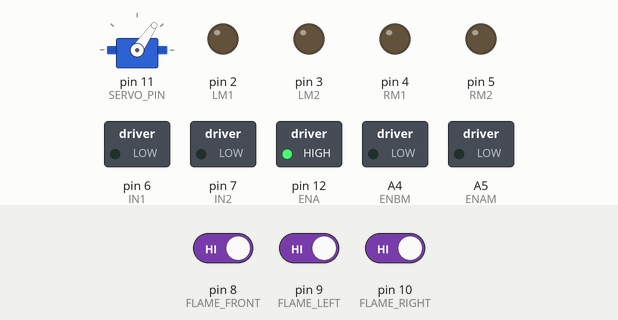
This sketch was run on a simulated Arduino Uno, built with avr-gcc and run on an emulated ATmega328P. On the bench: servo, switched loads named in the sketch (green lamp = pin HIGH), output pins drawn as LEDs (lit = HIGH). Inputs (shaded band) come from the test bench; at power-on: pin 8 (FLAME_FRONT) HIGH, pin 9 (FLAME_LEFT) HIGH, pin 10 (FLAME_RIGHT) HIGH.

Above: at 1.2 s.
1.3 s: pin 8 (FLAME_FRONT) driven LOW
At 1.45 s:
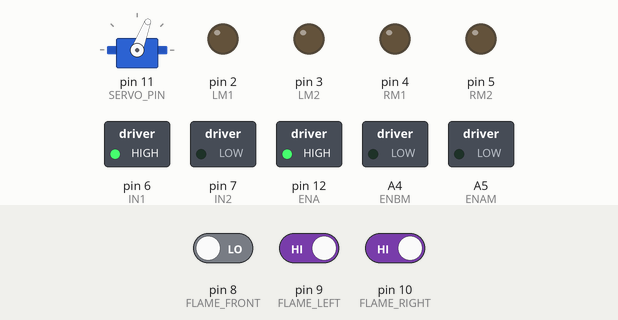
4.3 s: pin 8 (FLAME_FRONT) driven HIGH
6.1 s: pin 9 (FLAME_LEFT) driven LOW
At 7.2 s:
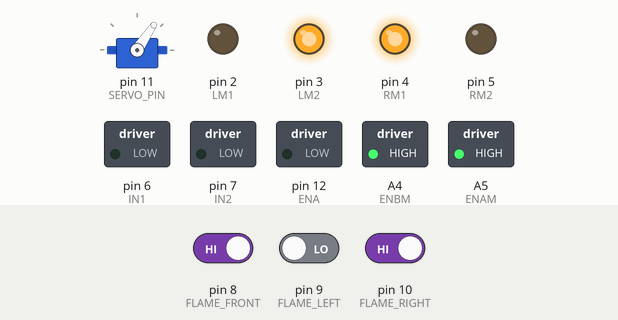
7.6 s: pin 9 (FLAME_LEFT) driven HIGH
At 8.3 s:
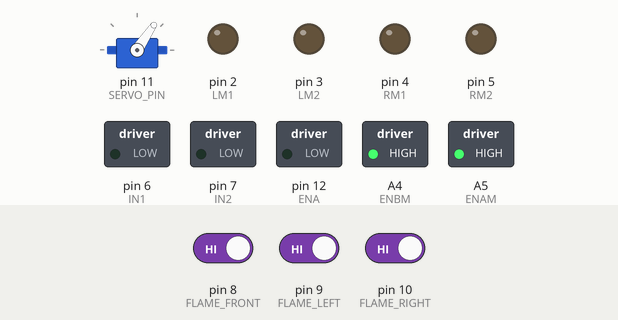
9.1 s: pin 10 (FLAME_RIGHT) driven LOW
At 9.5 s:
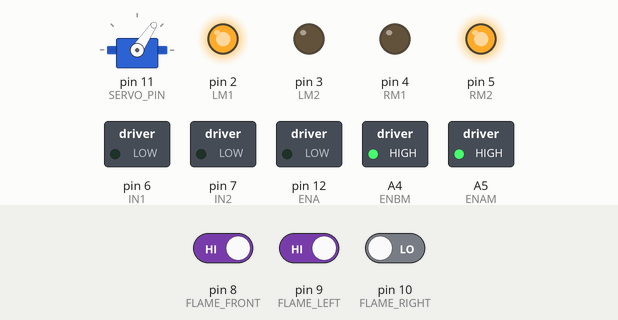
10.6 s: pin 8 (FLAME_FRONT) driven LOW
At 10.82 s:
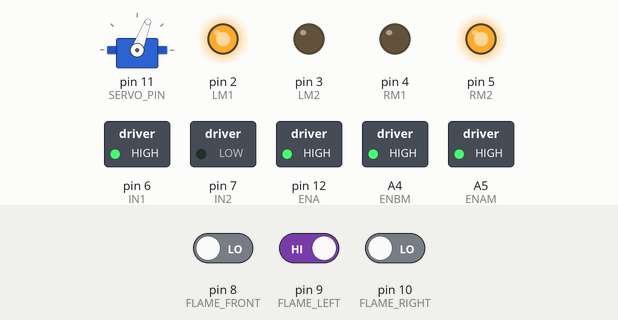
Timing chart, 0 to 14.6 s (numbered marks = the images above; inputs shaded):
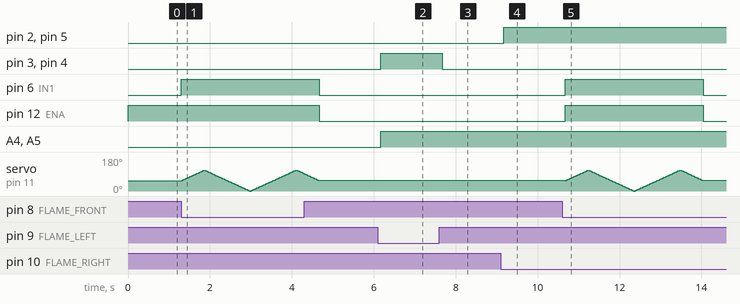

Measured:
- after the input at 6.1 s, pin 3 (LM2), pin 4 (RM1), A4 (ENBM), A5 (ENAM): LOW → HIGH after 0.07 s
- after the input at 7.6 s, pin 3 (LM2), pin 4 (RM1): HIGH → LOW after 0.07 s
- after the input at 9.1 s, pin 2 (LM1), pin 5 (RM2): LOW → HIGH after 0.08 s

The sketch:

Arduino_Code.ino
```cpp
#include <Servo.h>

// Motor driver pins
#define LM1 2
#define LM2 3
#define RM1 4
#define RM2 5
#define ENAM A5
#define ENBM A4

// Water Pump pin
#define IN1 6
#define IN2 7
#define ENA 12

// Flame sensor pins
#define FLAME_LEFT 9
#define FLAME_FRONT 8
#define FLAME_RIGHT 10

// servo pin
#define SERVO_PIN 11

// Servo object
Servo servo;

void setup() {
  // Motor setup
  pinMode(ENA, OUTPUT);
  pinMode(ENAM, OUTPUT);
  pinMode(ENBM, OUTPUT);
  pinMode(IN1, OUTPUT);
  pinMode(IN2, OUTPUT);
  pinMode(LM1, OUTPUT);
  pinMode(LM2, OUTPUT);
  pinMode(RM1, OUTPUT);
  pinMode(RM2, OUTPUT);

  // Flame sensor setup
  pinMode(FLAME_LEFT, INPUT);
  pinMode(FLAME_FRONT, INPUT);
  pinMode(FLAME_RIGHT, INPUT);

  // pump, Motor driver and servo setup
  analogWrite(ENAM, 0);
  analogWrite(ENBM, 0);
  digitalWrite(IN1, LOW);
  digitalWrite(IN2, LOW);
  analogWrite(ENA, 255); // Turn off water pump
  servo.attach(SERVO_PIN);
  servo.write(55); // Center position
}

void loop() {
  // Read flame sensor values
  int flameLeft = digitalRead(FLAME_LEFT);
  int flameFront = digitalRead(FLAME_FRONT);
  int flameRight = digitalRead(FLAME_RIGHT);

  // Flame detection logic
  if (flameFront == LOW){   //Fire detected on front side
    //moveForward();
    //delay(500);
    //stopMotors();
    digitalWrite(IN1, HIGH);  // Set IN1 HIGH
    digitalWrite(IN2, LOW);
    analogWrite(ENA, 255);
    for(int angle = 55;angle <= 110;angle+=2){
      servo.write(angle);
      delay(20);
    }
     for(int angle = 110;angle >= 0;angle-=2){
      servo.write(angle);
      delay(20);
    }
     for(int angle = 0;angle <= 110;angle+=2){
      servo.write(angle);
      delay(20);
    }
     for(int angle = 110;angle >= 55; angle-=2){
      servo.write(angle);
      delay(20);
    }

  // Turn off the pump
  digitalWrite(IN1, LOW);
  digitalWrite(IN2, LOW);
  analogWrite(ENA, 0);

  delay(1000);
  } else if (flameLeft == LOW) { // Fire on the left
    turnLeft();
  } else if (flameRight == LOW) { // Fire on the right
    turnRight();
  } else {
    stopMotors(); // No fire detected, stop
  }

  delay(100);
}

// Motion functions
void moveForward() {
  digitalWrite(LM1, HIGH);
  digitalWrite(LM2, LOW);
  digitalWrite(RM1, HIGH);
  digitalWrite(RM2, LOW);
  analogWrite(ENAM, 150);
  analogWrite(ENBM, 150);
}

void turnLeft() {
  digitalWrite(LM1, LOW);
  digitalWrite(LM2, HIGH);
  digitalWrite(RM1, HIGH);
  digitalWrite(RM2, LOW);
  analogWrite(ENAM, 150);
  analogWrite(ENBM, 150);

}

void turnRight() {
  digitalWrite(LM1, HIGH);
  digitalWrite(LM2, LOW);
  digitalWrite(RM1, LOW);
  digitalWrite(RM2, HIGH);
  analogWrite(ENAM, 150);
  analogWrite(ENBM, 150);

}

void stopMotors() {
  digitalWrite(LM1, LOW);
  digitalWrite(LM2, LOW);
  digitalWrite(RM1, LOW);
  digitalWrite(RM2, LOW);

}
```
